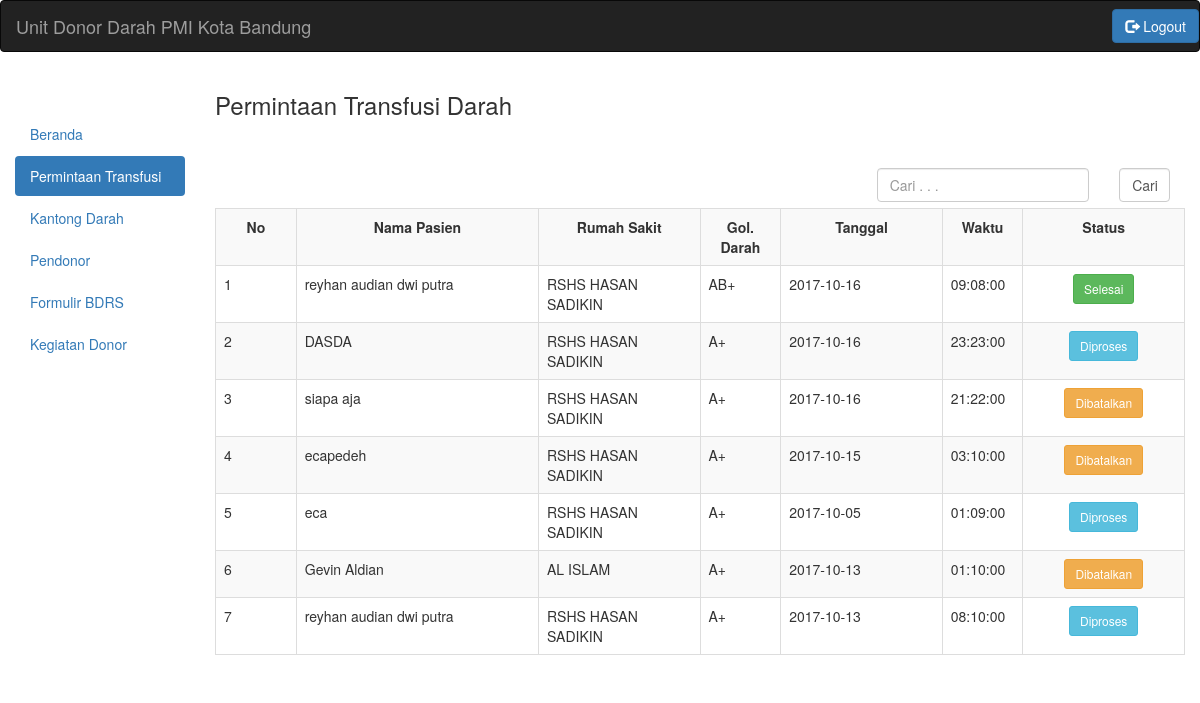
The app's page /petugas.php?menu=permintaan&action=tampil with its own data.
### tables this page shows
CREATE TABLE `permintaan_transfusi` (
  `PERMINTAAN_ID` smallint(6) NOT NULL,
  `RUMAH_SAKIT_ID` smallint(6) DEFAULT NULL,
  `BAGIAN` varchar(20) DEFAULT NULL,
  `RUANGAN` varchar(20) DEFAULT NULL,
  `NAMA_DOKTER` varchar(50) DEFAULT NULL,
  `DIAGNOSA_SEMENTARA` varchar(50) DEFAULT NULL,
  `INDIKASI_TRANSFUSI` varchar(50) DEFAULT NULL,
  `HB` varchar(5) DEFAULT NULL,
  `NO_REG` int(11) DEFAULT NULL,
  `NAMA_PASIEN` varchar(50) DEFAULT NULL,
  `UMUR_PASIEN` smallint(6) DEFAULT NULL,
  `JENIS_KELAMIN` varchar(10) DEFAULT NULL,
  `ALAMAT` varchar(200) DEFAULT NULL,
  `GOLONGAN_DARAH` varchar(8) DEFAULT NULL,
  `JENIS_DARAH` varchar(30) DEFAULT NULL,
  `METODA` varchar(10) DEFAULT NULL,
  `JUMLAH` smallint(6) DEFAULT NULL,
  `TANGGAL` date DEFAULT NULL,
  `WAKTU` time DEFAULT NULL,
  `KEBUTUHAN_DARAH` varchar(50) DEFAULT NULL,
  `TRANSFUSI_SEBELUMN_TGL` date DEFAULT NULL,
  `TRANSFUSI_SEBELUM_JENIS` smallint(6) DEFAULT NULL,
  `TRANSFUSI_SEBELUM_REAKSI` varchar(100) DEFAULT NULL,
  `RIWAYAT_KEHAMILAN` varchar(100) DEFAULT NULL,
  `KETERANGAN_TAMBAHAN` varchar(100) DEFAULT NULL
);

CREATE TABLE `rumah_sakit` (
  `RUMAH_SAKIT_ID` smallint(6) NOT NULL,
  `NAMA` varchar(50) DEFAULT NULL,
  `USERNAME` varchar(20) DEFAULT NULL,
  `PASSWORD` varchar(9) DEFAULT NULL,
  `EMAIL` varchar(20) DEFAULT NULL,
  `NO_TELEPON` varchar(15) DEFAULT NULL,
  `ALAMAT` varchar(200) DEFAULT NULL
);

CREATE TABLE `status_permintaan` (
  `ID_STATUS_PERMINTAAN` smallint(6) NOT NULL,
  `PETUGAS_PMI_ID` smallint(6) DEFAULT NULL,
  `PERMINTAAN_ID` smallint(6) DEFAULT NULL,
  `KODE_BARCODE` varchar(15) DEFAULT NULL,
  `NAMA` varchar(50) DEFAULT NULL,
  `WAKTU` time DEFAULT NULL,
  `TANGGAL` date DEFAULT NULL
);

### permintaan_petugas.php (the view, shortened to what the rows shown need)
<?php
$link = koneksi_db();
$query_permintaan = "SELECT * FROM `permintaan_transfusi` ORDER BY PERMINTAAN_ID DESC";
$res = mysqli_query( $link, $query_permintaan );
$no = 0;
?>
<br>
<br>
<br>
<br>
<table class="table table-bordered table-striped">
	<?php
	while ( ( $data = mysqli_fetch_array( $res ) ) ) {
		$query_status = "select * from status_permintaan where permintaan_id='" . $data[ 'PERMINTAAN_ID' ] . "'";
		$result = mysqli_query( $link, $query_status );
		while ( $data_status = mysqli_fetch_array( $result ) ) {
			$status = $data_status[ 'NAMA' ];
		}
		$query_rs = "select * from rumah_sakit where rumah_sakit_id='" . $data[ 'RUMAH_SAKIT_ID' ] . "'";
		$result1 = mysqli_query( $link, $query_rs );
		$data_rs = mysqli_fetch_array( $result1 );
		$no++;
		?>
	<tr>
		<td>
			<?php echo $no;?>
		</td>
		<td>
			<?php echo $data['NAMA_PASIEN']; ?>
		</td>
		<td>
			<?php echo $data_rs['NAMA']; ?>
		</td>
		<td>
			<?php echo $data['GOLONGAN_DARAH']; ?>
		</td>
		<td>
			<?php echo $data['TANGGAL']; ?>
		</td>
		<td>
			<?php echo $data['WAKTU']; ?>
		</td>
		<td>
			<?php
			if ( $status == "menunggu diproses" ) {
				$status = "Menunggu Diproses";
				?>
			<center>
				<button type="button" class="btn btn-primary btn-sm" data-toggle="modal" data-target="#<?php echo $no; ?>">
					<?php echo $status; ?>
				</button>
			</center>
			<div class="modal fade" id="<?php echo $no; ?>" tabindex="-1" role="dialog" aria-labelledby="myModalLabel">
				<div class="modal-dialog" role="document">
					<div class="modal-content">
						<div class="modal-header">
							<button type="button" class="close" data-dismiss="modal" aria-label="Close"><span aria-hidden="true">&times;</span></button>
							<h4 class="modal-title" id="myModalLabel">Status Permintaan Transfusi Darah</h4>
						</div>
						<div class="modal-body">
							<strong>Tanggal Permintaan :
							<?php echo $data['TANGGAL']; ?>, Waktu Permintaan :
							<?php echo $data['WAKTU']; ?></strong>
							<br>
							<table class="table table-bordered table-striped">
								<tr>
									<td>
										<strong>Status</strong>
									</td>
									<td>
										<strong>Waktu</strong>
									</td>
									<td>
										<strong>Tanggal</strong>
									</td>
								</tr>
								<?php
								$query_status2 = "select * from status_permintaan where permintaan_id='" . $data[ 'PERMINTAAN_ID' ] . "'";
								$result2 = mysqli_query( $link, $query_status2 );
								while ( $data_status = mysqli_fetch_array( $result2 ) ) {
									?>
								<tr>
									<td>
										<?php echo $data_status['NAMA']; ?>
									</td>
									<td>
										<?php echo $data_status['WAKTU']; ?>
									</td>
									<td>
										<?php echo $data_status['TANGGAL']; ?>
									</td>
								</tr>
								<?php
								}
								?>
							</table>
							<strong>Detail Form Transfusi</strong>
							<table class="table table-bordered table-striped">
								<tr>
									<td class="col-md-5">
										<strong>No Register</strong>
									</td>
									<td class="col-md-5">
										<?php
										echo $data[ 'NO_REG' ];
										?>
									</td>
								</tr>
								<tr>
									<td>
										<strong>Nama Dokter</strong>
									</td>
									<td>
										<?php
										echo $data[ 'NAMA_DOKTER' ];
										?>
									</td>
								</tr>
								<tr>
									<td>
										<strong>Bagian</strong>
									</td>
									<td>
										<?php
										echo $data[ 'BAGIAN' ];
										?>
									</td>
								</tr>
								<tr>
									<td>
										<strong>Ruangan</strong>
									</td>
									<td>
										<?php
										echo $data[ 'RUANGAN' ];
										?>
									</td>
								</tr>
								<tr>
									<td>
										<strong>Diagnosa Sementara</strong>
									</td>
									<td>
										<?php
										echo $data[ 'DIAGNOSA_SEMENTARA' ];
										?>
									</td>
								</tr>
								<tr>
									<td>
										<strong>Indikasi Transfusi</strong>
									</td>
									<td>
										<?php
										echo $data[ 'INDIKASI_TRANSFUSI' ];
										?>
									</td>
								</tr>
								<tr>
									<td>
										<strong>Hb</strong>
									</td>
									<td>
										<?php
										echo $data[ 'HB' ];
										?>
									</td>
								</tr>
								<tr>
									<td>
										<strong>Nama Penderita</strong>
									</td>
									<td>
										<?php
										echo $data[ 'NAMA_PASIEN' ];
										?>
									</td>
								</tr>
								<tr>
									<td>
										<strong>Jenis Kelamin</strong>
									</td>
									<td>
										<?php
										echo $data[ 'JENIS_KELAMIN' ];
										?>
									</td>
								</tr>
								<tr>
									<td>
										<strong>Umur</strong>
									</td>
									<td>
										<?php
										echo $data[ 'UMUR_PASIEN' ];
										?>
									</td>
								</tr>
								<tr>
									<td>
										<strong>Alamat</strong>
									</td>
									<td>
										<?php
										echo $data[ 'ALAMAT' ];
										?>
									</td>
								</tr>
								<tr>
									<td>
										<strong>Jenis Darah</strong>
									</td>
									<td>
										<?php
										echo $data[ 'JENIS_DARAH' ];
										?>
									</td>
								</tr>
								<tr>
									<td>
										<strong>Golongan Darah</strong>
									</td>
									<td>
										<?php
										echo $data[ 'GOLONGAN_DARAH' ];
										?>
									</td>
								</tr>
								<tr>
									<td>
										<strong>Metoda</strong>
									</td>
									<td>
										<?php
										echo $data[ 'METODA' ];
										?>
									</td>
								</tr>
								<tr>
									<td>
										<strong>Jumlah</strong>
									</td>
									<td>
										<?php
										echo $data[ 'JUMLAH' ];
										?>
									</td>
								</tr>
								<tr>
									<td>
										<strong>Kebutuhan Darah</strong>
									</td>
									<td>
										<?php
										echo $data[ 'KEBUTUHAN_DARAH' ];
										?>
									</td>
								</tr>
								<tr>
									<td>
										<strong>Tanggal riwayat transfusi sebelumnya</strong>
									</td>
									<td>
										<?php
										echo $data[ 'TRANSFUSI_SEBELUMN_TGL' ];
										?>
									</td>
								</tr>
								<tr>
									<td>
										<strong>Komponen darah transfusi sebelumnya</strong>
									</td>
									<td>
										<?php
										echo $data[ 'TRANSFUSI_SEBELUM_JENIS' ];
										?>
									</td>
								</tr>
								<tr>
									<td>
										<strong>Reaksi transfusi sebelumnya</strong>
									</td>
									<td>
										<?php
										echo $data[ 'TRANSFUSI_SEBELUM_REAKSI' ];
										?>
									</td>
								</tr>
								<tr>
									<td>
										<strong>Riwayat kehamilan</strong>
									</td>
									<td>
										<?php
										echo $data[ 'RIWAYAT_KEHAMILAN' ];
										?>
									</td>
								</tr>
								<tr>
									<td>
										<strong>Keterangan lainnya</strong>
									</td>
									<td>
										<?php
										echo $data[ 'KETERANGAN_TAMBAHAN' ];
										?>
									</td>
								</tr>
							</table>
						</div>
						<div class="modal-footer">
							<form enctype="multipart/form-data" method="post" action="proses_diproses_petugas.php?id=<?php echo $data['PERMINTAAN_ID']; ?>">
								<button type="button" class="btn btn-default" data-dismiss="modal">Close</button>
								<button type="submit" class="btn btn-primary">
										Konfirmasi
									</button>
							</form>
						</div>
					</div>
				</div>
			</div>
			<?php
			} else if ( $status == "diproses" ) {
				$status = "Diproses";
				?>
			<center>
				<button type="button" class="btn btn-info btn-sm" data-toggle="modal" data-target="#<?php echo $no; ?>">
					<?php echo $status; ?>
				</button>
			</center>
			<?php
			} else if ( $status == "selesai" ) {
				$status = "Selesai";
				?>
			<center>
				<button type="button" class="btn btn-success btn-sm" data-toggle="modal" data-target="#<?php echo $no; ?>">
					<?php echo $status; ?>
				</button>
			</center>
			<?php
			} else if ( $status == "dibatalkan" ) {
				$status = "Dibatalkan";
				?>
			<center>
				<button type="button" class="btn btn-warning btn-sm" data-toggle="modal" data-target="#<?php echo $no; ?>">
					<?php echo $status; ?>
				</button>
			</center>
			<?php
			} else if ( $status == "stok habis" ) {
				$status = "Stok Habis";
				?>
			<center>
				<button type="button" class="btn btn-danger btn-sm" data-toggle="modal" data-target="#<?php echo $no; ?>">
					<?php echo $status; ?>
				</button>
			</center>
			<div class="modal fade" id="<?php echo $no; ?>" tabindex="-1" role="dialog" aria-labelledby="myModalLabel">
				<div class="modal-dialog" role="document">
					<div class="modal-content">
						<div class="modal-header">
							<button type="button" class="close" data-dismiss="modal" aria-label="Close"><span aria-hidden="true">&times;</span></button>
							<h4 class="modal-title" id="myModalLabel">Status Permintaan Transfusi Darah</h4>
						</div>
						<div class="modal-body">
							<strong>Tanggal Permintaan :
							<?php echo $data['TANGGAL']; ?>, Waktu Permintaan :
							<?php echo $data['WAKTU']; ?></strong>
							<br>
							<table class="table table-bordered table-striped">
								<tr>
									<td>
										<strong>Status</strong>
									</td>
									<td>
										<strong>Waktu</strong>
									</td>
									<td>
										<strong>Tanggal</strong>
									</td>
								</tr>
								<?php
								$query_status2 = "select * from status_permintaan where permintaan_id='" . $data[ 'PERMINTAAN_ID' ] . "'";
								$result2 = mysqli_query( $link, $query_status2 );
								while ( $data_status = mysqli_fetch_array( $result2 ) ) {
									?>
								<tr>
									<td>
										<?php echo $data_status['NAMA']; ?>
									</td>
									<td>
										<?php echo $data_status['WAKTU']; ?>
									</td>
									<td>
										<?php echo $data_status['TANGGAL']; ?>
									</td>
								</tr>
								<?php
								}
								?>
							</table>
							<strong>Detail Form Transfusi</strong>
							<table class="table table-bordered table-striped">
								<tr>
									<td class="col-md-5">
										<strong>No Register</strong>
									</td>
									<td class="col-md-5">
										<?php
										echo $data[ 'NO_REG' ];
										?>
									</td>
								</tr>
								<tr>
									<td>
										<strong>Nama Dokter</strong>
									</td>
									<td>
										<?php
										echo $data[ 'NAMA_DOKTER' ];
										?>
									</td>
								</tr>
								<tr>
									<td>
										<strong>Bagian</strong>
									</td>
									<td>
										<?php
										echo $data[ 'BAGIAN' ];
										?>
									</td>
								</tr>
								<tr>
									<td>
										<strong>Ruangan</strong>
									</td>
									<td>
										<?php
										echo $data[ 'RUANGAN' ];
										?>
									</td>
								</tr>
								<tr>
									<td>
										<strong>Diagnosa Sementara</strong>
									</td>
									<td>
										<?php
										echo $data[ 'DIAGNOSA_SEMENTARA' ];
										?>
									</td>
								</tr>
								<tr>
									<td>
										<strong>Indikasi Transfusi</strong>
									</td>
									<td>
										<?php
										echo $data[ 'INDIKASI_TRANSFUSI' ];
										?>
									</td>
								</tr>
								<tr>
									<td>
										<strong>Hb</strong>
									</td>
									<td>
										<?php
										echo $data[ 'HB' ];
										?>
									</td>
								</tr>
								<tr>
									<td>
										<strong>Nama Penderita</strong>
									</td>
									<td>
										<?php
										echo $data[ 'NAMA_PASIEN' ];
										?>
									</td>
								</tr>
								<tr>
									<td>
										<strong>Jenis Kelamin</strong>
									</td>
									<td>
										<?php
										echo $data[ 'JENIS_KELAMIN' ];
										?>
									</td>
								</tr>
								<tr>
									<td>
										<strong>Umur</strong>
									</td>
									<td>
										<?php
										echo $data[ 'UMUR_PASIEN' ];
										?>
									</td>
								</tr>
								<tr>
									<td>
										<strong>Alamat</strong>
									</td>
									<td>
										<?php
										echo $data[ 'ALAMAT' ];
										?>
									</td>
								</tr>
								<tr>
									<td>
										<strong>Jenis Darah</strong>
									</td>
									<td>
										<?php
										echo $data[ 'JENIS_DARAH' ];
										?>
									</td>
								</tr>
								<tr>
									<td>
										<strong>Golongan Darah</strong>
									</td>
									<td>
										<?php
										echo $data[ 'GOLONGAN_DARAH' ];
										?>
									</td>
								</tr>
								<tr>
									<td>
										<strong>Metoda</strong>
									</td>
									<td>
										<?php
										echo $data[ 'METODA' ];
										?>
									</td>
								</tr>
								<tr>
									<td>
										<strong>Jumlah</strong>
									</td>
									<td>
										<?php
										echo $data[ 'JUMLAH' ];
										?>
									</td>
								</tr>
								<tr>
									<td>
										<strong>Kebutuhan Darah</strong>
									</td>
									<td>
										<?php
										echo $data[ 'KEBUTUHAN_DARAH' ];
										?>
									</td>
								</tr>
								<tr>
									<td>
										<strong>Tanggal riwayat transfusi sebelumnya</strong>
									</td>
									<td>
										<?php
										echo $data[ 'TRANSFUSI_SEBELUMN_TGL' ];
										?>
									</td>
								</tr>
								<tr>
									<td>
										<strong>Komponen darah transfusi sebelumnya</strong>
									</td>
									<td>
										<?php
										echo $data[ 'TRANSFUSI_SEBELUM_JENIS' ];
										?>
									</td>
								</tr>
								<tr>
									<td>
										<strong>Reaksi transfusi sebelumnya</strong>
									</td>
									<td>
										<?php
										echo $data[ 'TRANSFUSI_SEBELUM_REAKSI' ];
										?>
									</td>
								</tr>
								<tr>
									<td>
										<strong>Riwayat kehamilan</strong>
									</td>
									<td>
										<?php
										echo $data[ 'RIWAYAT_KEHAMILAN' ];
										?>
									</td>
								</tr>
								<tr>
									<td>
										<strong>Keterangan lainnya</strong>
									</td>
									<td>
										<?php
										echo $data[ 'KETERANGAN_TAMBAHAN' ];
										?>
									</td>
								</tr>
							</table>
						</div>
						<div class="modal-footer">
							<form enctype="multipart/form-data" method="post" action="proses_ulang_petugas.php?id=<?php echo $data['PERMINTAAN_ID']; ?>">
								<button type="button" class="btn btn-default" data-dismiss="modal">Close</button>
								<button type="submit" class="btn btn-primary">
										Proses Ulang
									</button>
							</form>
						</div>
					</div>
				</div>
			</div>
			<?php
			}
			?>
		</td>
	</tr>
	<?php
	}
	?>
</table>

### records on screen
permintaan_transfusi: NAMA_PASIEN "reyhan audian dwi putra", RUMAH_SAKIT_ID.NAMA "RSHS HASAN SADIKIN", GOLONGAN_DARAH "AB+", TANGGAL "2017-10-16", WAKTU "09:08:00", status_permintaan.NAMA "Selesai"
permintaan_transfusi: NAMA_PASIEN "DASDA", RUMAH_SAKIT_ID.NAMA "RSHS HASAN SADIKIN", GOLONGAN_DARAH "A+", TANGGAL "2017-10-16", WAKTU "23:23:00", status_permintaan.NAMA "Diproses"
permintaan_transfusi: NAMA_PASIEN "siapa aja", RUMAH_SAKIT_ID.NAMA "RSHS HASAN SADIKIN", GOLONGAN_DARAH "A+", TANGGAL "2017-10-16", WAKTU "21:22:00", status_permintaan.NAMA "Dibatalkan"
permintaan_transfusi: NAMA_PASIEN "ecapedeh", RUMAH_SAKIT_ID.NAMA "RSHS HASAN SADIKIN", GOLONGAN_DARAH "A+", TANGGAL "2017-10-15", WAKTU "03:10:00", status_permintaan.NAMA "Dibatalkan"
permintaan_transfusi: NAMA_PASIEN "eca", RUMAH_SAKIT_ID.NAMA "RSHS HASAN SADIKIN", GOLONGAN_DARAH "A+", TANGGAL "2017-10-05", WAKTU "01:09:00", status_permintaan.NAMA "Diproses"
permintaan_transfusi: NAMA_PASIEN "Gevin Aldian", RUMAH_SAKIT_ID.NAMA "AL ISLAM", GOLONGAN_DARAH "A+", TANGGAL "2017-10-13", WAKTU "01:10:00", status_permintaan.NAMA "Dibatalkan"
permintaan_transfusi: NAMA_PASIEN "reyhan audian dwi putra", RUMAH_SAKIT_ID.NAMA "RSHS HASAN SADIKIN", GOLONGAN_DARAH "A+", TANGGAL "2017-10-13", WAKTU "08:10:00", status_permintaan.NAMA "Diproses"
